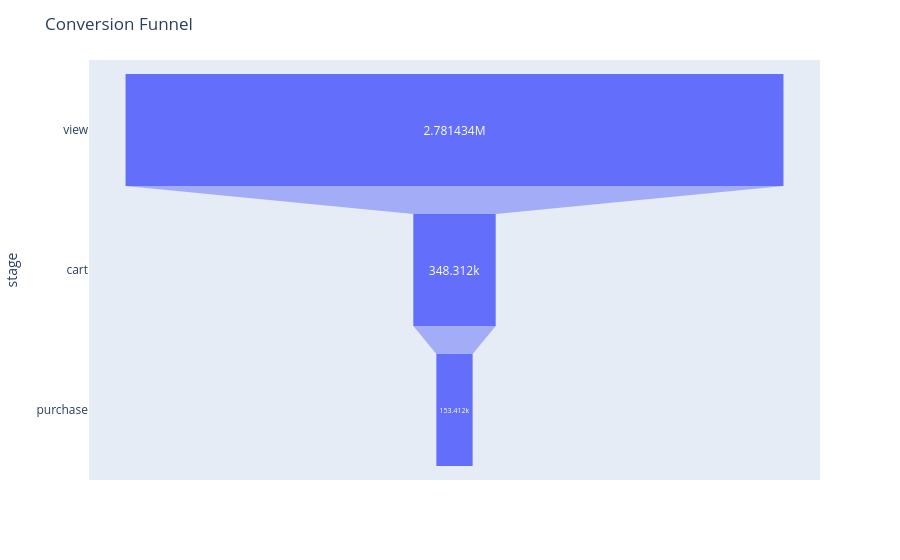

Notebook source saved alongside this figure:
### Code cell
# Visualization: Drop-off rate
stages = funnel['stage']
values = funnel['sessions']
max_value = values.iloc[0]   # default view being the max value
left = (max_value - values) / 2

fig = px.funnel(funnel, x = "sessions", y = "stage")

fig.update_layout(title = "Conversion Funnel")

fig.show()

'''
plt.figure(figsize = (6, 4))

plt.barh(y = stages, width = values, left = left)

for i, v in enumerate(values):
    plt.text(max_value/2, i, f"{v:,}", 
             ha='center', va='center')

plt.title("Conversion Funnel")
plt.xlabel("Number of Sessions")
plt.gca().invert_yaxis()   # put view to the top

plt.show()
'''

### Figure 1 — Plotly figure (JSON) as saved in the notebook; plotly's stock layout.template omitted (floating-point values rounded to 4 significant figures)
{"data": [{"hovertemplate": "sessions=%{x}<br>stage=%{y}<extra></extra>", "legendgroup": "", "marker": {"color": "#636efa"}, "name": "", "orientation": "h", "showlegend": false, "type": "funnel", "x": [2781434, 348312, 153412], "xaxis": "x", "y": ["view", "cart", "purchase"], "yaxis": "y"}], "layout": {"legend": {"tracegroupgap": 0}, "margin": {"t": 60}, "title": {"text": "Conversion Funnel"}, "xaxis": {"anchor": "y", "domain": [0, 1], "title": {"text": "sessions"}}, "yaxis": {"anchor": "x", "domain": [0, 1], "title": {"text": "stage"}}}}
